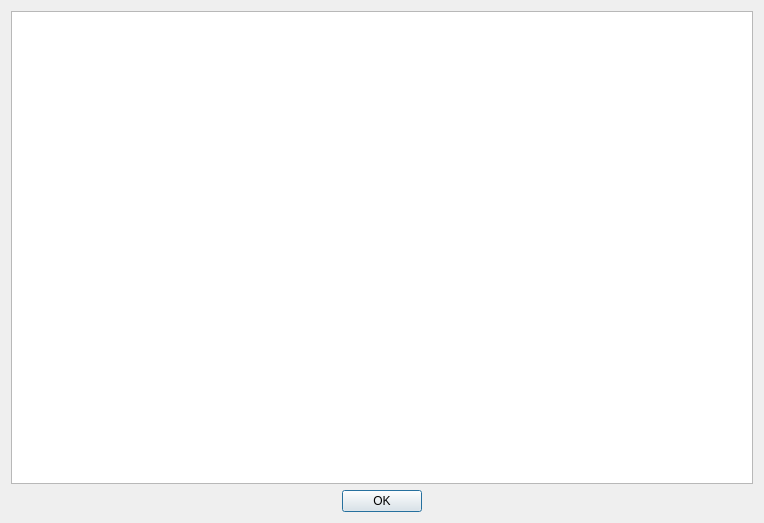
<?xml version="1.0" encoding="UTF-8"?>
<ui version="4.0">
 <class>ErrorDialog</class>
 <widget class="QDialog" name="ErrorDialog">
  <property name="geometry">
   <rect>
    <x>0</x>
    <y>0</y>
    <width>764</width>
    <height>523</height>
   </rect>
  </property>
  <property name="windowTitle">
   <string>Messages</string>
  </property>
  <property name="windowIcon">
   <iconset resource="../ressource.qrc">
    <normaloff>:/gui/icon.ico</normaloff>:/gui/icon.ico</iconset>
  </property>
  <property name="modal">
   <bool>true</bool>
  </property>
  <layout class="QGridLayout" name="gridLayout">
   <item row="1" column="0">
    <spacer name="horizontalSpacer">
     <property name="orientation">
      <enum>Qt::Horizontal</enum>
     </property>
     <property name="sizeHint" stdset="0">
      <size>
       <width>40</width>
       <height>20</height>
      </size>
     </property>
    </spacer>
   </item>
   <item row="1" column="1">
    <widget class="QPushButton" name="okPushButton">
     <property name="text">
      <string>OK</string>
     </property>
     <property name="default">
      <bool>false</bool>
     </property>
    </widget>
   </item>
   <item row="1" column="2">
    <spacer name="horizontalSpacer_2">
     <property name="orientation">
      <enum>Qt::Horizontal</enum>
     </property>
     <property name="sizeHint" stdset="0">
      <size>
       <width>40</width>
       <height>20</height>
      </size>
     </property>
    </spacer>
   </item>
   <item row="0" column="0" colspan="3">
    <widget class="QTextEdit" name="messagesTextEdit">
     <property name="readOnly">
      <bool>true</bool>
     </property>
     <property name="html">
      <string notr="true">&lt;!DOCTYPE HTML PUBLIC &quot;-//W3C//DTD HTML 4.0//EN&quot; &quot;http://www.w3.org/TR/REC-html40/strict.dtd&quot;&gt;
&lt;html&gt;&lt;head&gt;&lt;meta name=&quot;qrichtext&quot; content=&quot;1&quot; /&gt;&lt;style type=&quot;text/css&quot;&gt;
p, li { white-space: pre-wrap; }
&lt;/style&gt;&lt;/head&gt;&lt;body style=&quot; font-family:'MS Shell Dlg 2'; font-size:8.25pt; font-weight:400; font-style:normal;&quot;&gt;
&lt;p style=&quot;-qt-paragraph-type:empty; margin-top:0px; margin-bottom:0px; margin-left:0px; margin-right:0px; -qt-block-indent:0; text-indent:0px; font-family:'Noto Sans'; font-size:9pt;&quot;&gt;&lt;br /&gt;&lt;/p&gt;&lt;/body&gt;&lt;/html&gt;</string>
     </property>
    </widget>
   </item>
  </layout>
 </widget>
 <resources>
  <include location="../ressource.qrc"/>
 </resources>
 <connections/>
</ui>
